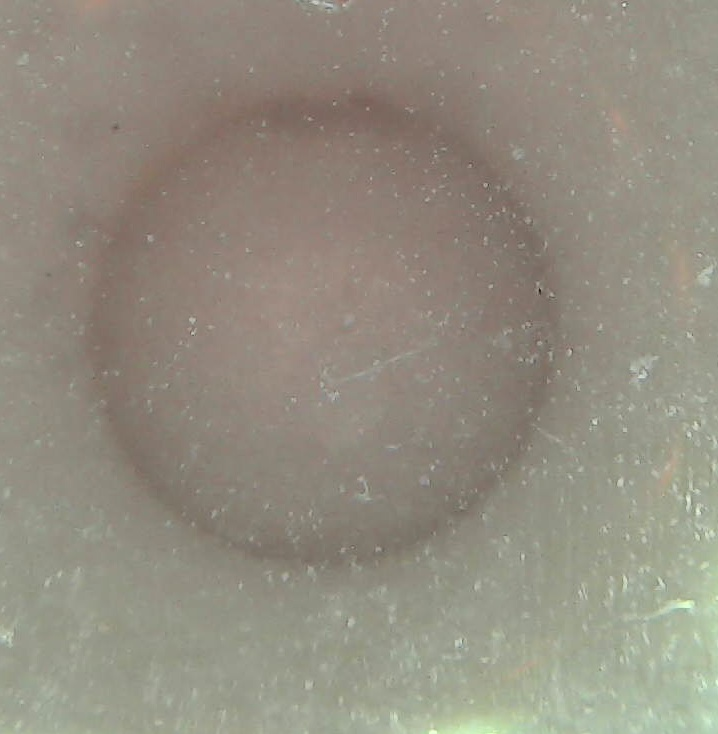
%> input picture octave/with_obj.jpg, 718 x 734 px
$ octave test.m   (GNU Octave 9; MATLAB toolbox functions it lacks are replaced by stand-ins)
%> lines starting %> are read from the running program, lines starting %| are printed output that depends on the picture
pkg load image

clear
close all

file_name_obj = "with_obj.jpg";
file_name_emp = "without_obj.jpg";

image_obj = imread(file_name_obj);
%> image_obj is the input picture: size 734x718x3 uint8; mean R, G, B 146.8, 141.3, 128.3
image_emp = imread(file_name_emp);
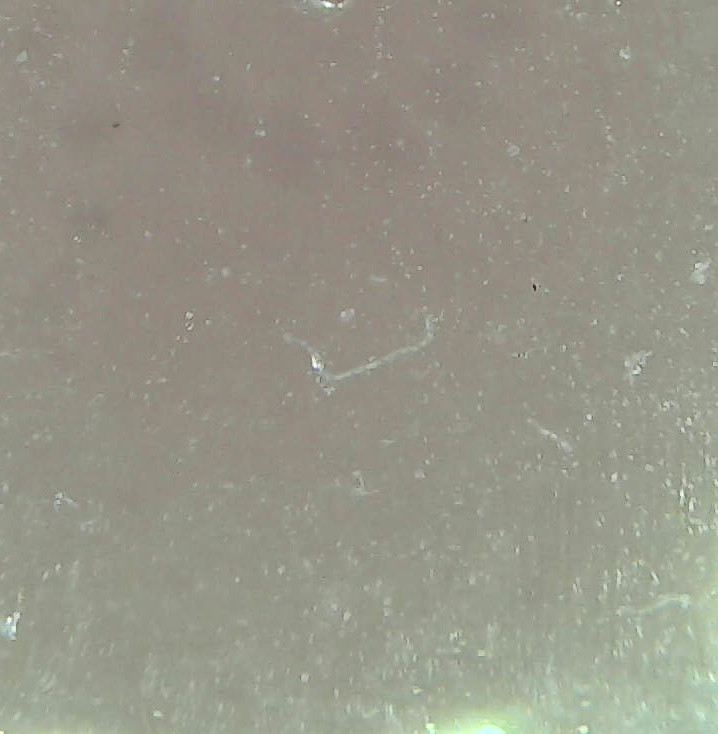
%> input picture octave/without_obj.jpg, 718 x 734 px
%> image_emp is the input picture: size 734x718x3 uint8; mean R, G, B 150.5, 149.2, 135.9

image_obj = cast(image_obj, "double");
%> image_obj: size 734x718x3 double
image_emp = cast(image_emp, "double");
%> image_emp: size 734x718x3 double

function grey_img = rgb2grey (rgb_img)
  grey_img = sum(rgb_img, [3]) / 3.0;
endfunction


function normalized = normalizeM2d (value)
  normalized = value - min(min(value));
  normalized = normalized / max(max(normalized));
endfunction

image_obj = rgb2grey(image_obj);
image_emp = rgb2grey(image_emp);

grey_scale_image = image_obj - image_emp;
grey_scale_image = normalizeM2d(grey_scale_image)*100;
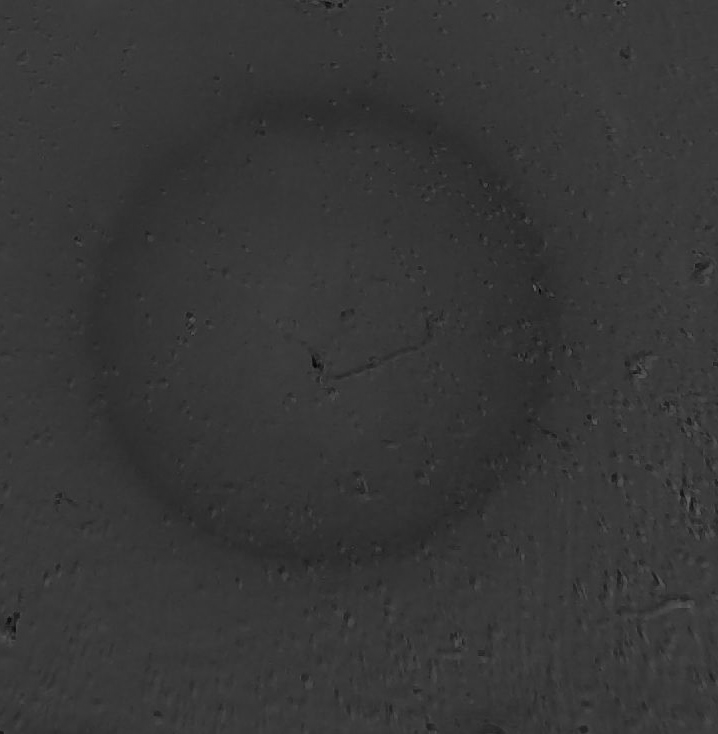
%> grey_scale_image: size 734x718 double; min 0, max 100, mean 55.3
grey_scale_image = cast(grey_scale_image,"uint8");
%> grey_scale_image: size 734x718 uint8
grey_scale_image = imsmooth(grey_scale_image,"Median",20);
imshow(grey_scale_image);
mean_kernel = [ 1 1 1 ;
                1 1 1 ;
                1 1 1 ] ;

vertical_gradient_kernel = [  0  1  0  ;
                              0  0  0  ;
                              0 -1  0  ];

grey_scale_image = imresize( grey_scale_image, 0.25 );
%> grey_scale_image: size 184x180 uint8
grey_scale_image = conv2( grey_scale_image, mean_kernel, "valid" );
%> grey_scale_image: size 182x178 double

# grey_scale_image = conv2( grey_scale_image, mean_kernel, "valid" );

horizontal_gradient_kernel = vertical_gradient_kernel';

v_grad_img = conv2( grey_scale_image, vertical_gradient_kernel, "valid" );
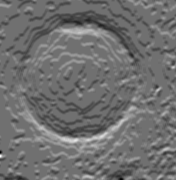
%> v_grad_img: size 180x176 double; min -33, max 42, mean -0.1; drawn with min black and max white

h_grad_img = conv2( grey_scale_image, horizontal_gradient_kernel, "valid" );
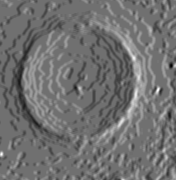
%> h_grad_img: size 180x176 double; min -31, max 39, mean 0.1; drawn with min black and max white

v_itg_img = cumsum(v_grad_img);
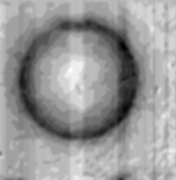
%> v_itg_img: size 180x176 double; min -266, max 97, mean -49.3; drawn with min black and max white

h_itg_img = cumsum(h_grad_img')';
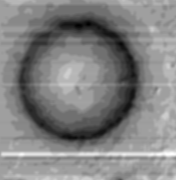
%> h_itg_img: size 180x176 double; min -247, max 148, mean -45.2; drawn with min black and max white


figure(); mesh(grey_scale_image);
figure(); mesh(v_grad_img);
figure(); mesh(h_grad_img);
%> after `mesh(h_grad_img)`:
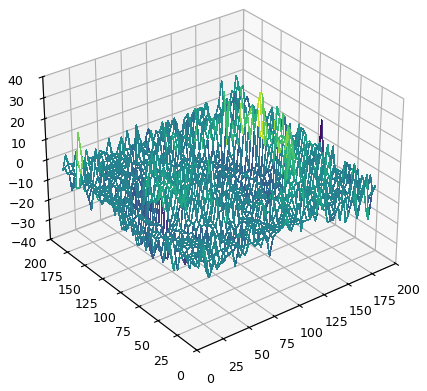
%> figure redrawn from the program's plot data

# norm_gs_img = normalizeM2d(grey_scale_image);
# figure(); mesh(norm_gs_img);
# norm_gs_img = normalizeM2d(v_itg_img);
# figure(); mesh(norm_gs_img);
# figure(); mesh(sin(acos(norm_gs_img)));
# figure(); mesh(normalizeM2d(sin(acos(norm_gs_img))));
